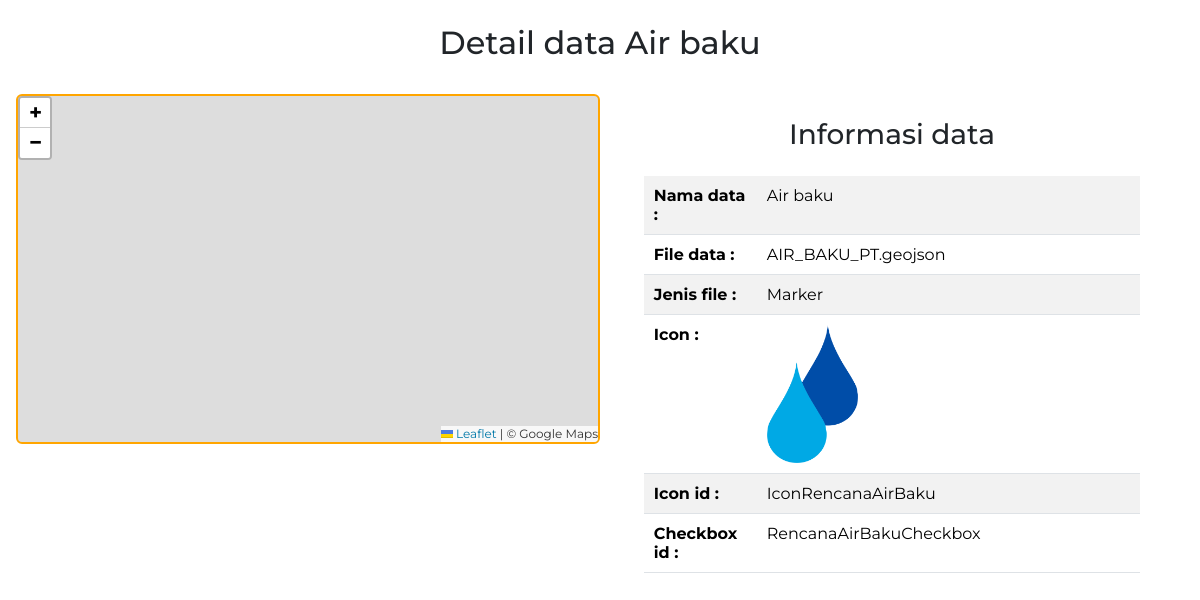
The app's page /backend/detail-rencana?id=33 (signed in) with its own data.
### tables this page shows
CREATE TABLE `rencana` (
  `id` int NOT NULL,
  `nama_rencana` varchar(255) DEFAULT NULL,
  `file_json` varchar(255) DEFAULT NULL,
  `icon` varchar(255) DEFAULT NULL,
  `icon_id` varchar(255) DEFAULT NULL,
  `checkbox_id` varchar(255) DEFAULT NULL,
  `id_jenis_file` int DEFAULT NULL,
  `jenis_rencana_id` int DEFAULT NULL,
  `hide` int DEFAULT '1'
);

CREATE TABLE `jenis_file` (
  `jenis_file_id` int NOT NULL,
  `nama_jenis` varchar(255) DEFAULT NULL
);

### backend/detail-rencana.php (called while the page is built, shortened)
<?php
require 'functions/functions.php';
$id = $_GET["id"];
$getdata = query("SELECT * FROM rencana JOIN jenis_file ON rencana.id_jenis_file = jenis_file.jenis_file_id WHERE rencana.id = $id")[0];
require 'views/detail-rencana.view.php';

### backend/functions/functions.php (called while the page is built, shortened)
<?php
include_once 'sweetalert.php';
if (!function_exists('koneksi')) {
    function koneksi()
    {
        $conn = mysqli_connect("localhost", "root", "", "webgis_cilegon");
        return $conn;
    }
}
if (!function_exists('query')) {
    function query($sql, $params = [])
    {
        $conn = koneksi();
        $stmt = mysqli_prepare($conn, $sql);
        $result = mysqli_stmt_execute($stmt);
        $rows = [];
        $result_set = mysqli_stmt_get_result($stmt);
        while ($row = mysqli_fetch_assoc($result_set)) {
            $rows[] = $row;
        }
        return $rows;
    }
}

### backend/views/detail-rencana.view.php (the view, shortened to what this page needs)
<?php include 'views/partials/starter-head.php' ?>
<h2 class="text-center mt-4 mb-3">Detail data <?= $getdata['nama_rencana']; ?></h2>
<div class="container-fluid p-3">
    <div class="row">
        <div class="col-lg-6 col-md-12 mb-4">
            <div id="map" class="rounded-2 m-auto"></div>
        </div>
        <div class="col-lg-6 col-md-12 mt-4">
            <div class="informasi m-auto">
                <h3 class="text-center">Informasi data</h3>
                <div class="data mt-4">
                    <table class="table table-striped">
                        <tbody>
                            <tr class="kolom">
                                <th>Nama data :</th>
                                <td><?= $getdata['nama_rencana']; ?></td>
                            </tr>
                            <tr class="kolom">
                                <th>File data :</th>
                                <td><?= $getdata['file_json']; ?></td>
                            </tr>
                            <tr class="kolom">
                                <th>Jenis file :</th>
                                <td><?= $getdata['nama_jenis']; ?></td>
                            </tr>
                            <?php if ($getdata['nama_jenis'] === 'Marker') : ?>
                            <tr class="kolom">
                                <th>Icon :</th>
                                <td><img class="w-25" src="../assets/icon/rencana/<?= $getdata['icon']; ?>" alt=""></td>
                            </tr>
                            <tr class="kolom">
                                <th>Icon id :</th>
                                <td><?= $getdata['icon_id']; ?></td>
                            </tr>
                            <?php endif; ?>
                            <tr class="kolom">
                                <th>Checkbox id :</th>
                                <td><?= $getdata['checkbox_id']; ?></td>
                            </tr>
                        </tbody>
                    </table>
                </div>
            </div>
        </div>
    </div>
</div>
<?php include 'views/partials/starter-foot.php' ?>

### backend/css/default.css (style rules this page uses)
* { padding: 0 !important; margin: 0 !important; }

### backend/css/detail-rencana.css (style rules this page uses)
* { font-family: Montserrat; }
th { padding: 10px !important; }
td { padding: 10px !important; }
#map { height: 350px !important; border: 2px solid orange; }
.informasi { width: 85%; }

### records on screen
rencana: nama_rencana "Air baku", file_json "AIR_BAKU_PT.geojson", id_jenis_file.nama_jenis "Marker", icon (picture), icon "IconRencanaAirBaku", checkbox "RencanaAirBakuCheckbox"
